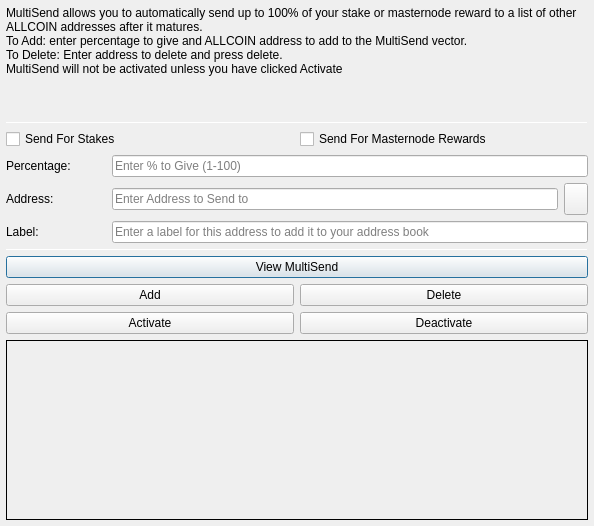
<?xml version="1.0" encoding="UTF-8"?>
<ui version="4.0">
 <class>MultiSendDialog</class>
 <widget class="QDialog" name="MultiSendDialog">
  <property name="windowModality">
   <enum>Qt::NonModal</enum>
  </property>
  <property name="geometry">
   <rect>
    <x>0</x>
    <y>0</y>
    <width>594</width>
    <height>526</height>
   </rect>
  </property>
  <property name="windowTitle">
   <string>MultiSend</string>
  </property>
  <layout class="QVBoxLayout" name="verticalLayout" stretch="0">
   <property name="leftMargin">
    <number>6</number>
   </property>
   <property name="topMargin">
    <number>6</number>
   </property>
   <property name="rightMargin">
    <number>6</number>
   </property>
   <property name="bottomMargin">
    <number>6</number>
   </property>
   <item>
    <layout class="QVBoxLayout" name="verticalLayout_Main" stretch="1,1,1,0,1,1,1">
     <item>
      <widget class="QLabel" name="label_2">
       <property name="lineWidth">
        <number>1</number>
       </property>
       <property name="text">
        <string>MultiSend allows you to automatically send up to 100% of your stake or masternode reward to a list of other ALLCOIN addresses after it matures.
To Add: enter percentage to give and ALLCOIN address to add to the MultiSend vector.
To Delete: Enter address to delete and press delete.
MultiSend will not be activated unless you have clicked Activate</string>
       </property>
       <property name="alignment">
        <set>Qt::AlignLeading|Qt::AlignLeft|Qt::AlignTop</set>
       </property>
       <property name="wordWrap">
        <bool>true</bool>
       </property>
      </widget>
     </item>
     <item>
      <widget class="Line" name="line">
       <property name="minimumSize">
        <size>
         <width>0</width>
         <height>1</height>
        </size>
       </property>
       <property name="maximumSize">
        <size>
         <width>16777215</width>
         <height>1</height>
        </size>
       </property>
       <property name="orientation">
        <enum>Qt::Horizontal</enum>
       </property>
      </widget>
     </item>
     <item>
      <layout class="QVBoxLayout" name="verticalLayout_Settings">
       <item>
        <layout class="QHBoxLayout" name="horizontalLayout">
         <item>
          <widget class="QCheckBox" name="multiSendStakeCheckBox">
           <property name="text">
            <string>Send For Stakes</string>
           </property>
          </widget>
         </item>
         <item>
          <widget class="QCheckBox" name="multiSendMasternodeCheckBox">
           <property name="text">
            <string>Send For Masternode Rewards</string>
           </property>
          </widget>
         </item>
        </layout>
       </item>
       <item>
        <layout class="QHBoxLayout" name="horizontalLayout_6">
         <item>
          <widget class="QLabel" name="label">
           <property name="minimumSize">
            <size>
             <width>100</width>
             <height>0</height>
            </size>
           </property>
           <property name="toolTip">
            <string>Percentage of stake to send</string>
           </property>
           <property name="text">
            <string>Percentage:</string>
           </property>
          </widget>
         </item>
         <item>
          <widget class="QLineEdit" name="multiSendPercentEdit">
           <property name="toolTip">
            <string>Enter whole numbers 1 - 100</string>
           </property>
           <property name="placeholderText">
            <string>Enter % to Give (1-100)</string>
           </property>
          </widget>
         </item>
        </layout>
       </item>
       <item>
        <layout class="QHBoxLayout" name="horizontalLayout_7">
         <item>
          <widget class="QLabel" name="label_5">
           <property name="minimumSize">
            <size>
             <width>100</width>
             <height>0</height>
            </size>
           </property>
           <property name="toolTip">
            <string>Address to send portion of stake to</string>
           </property>
           <property name="text">
            <string>Address:</string>
           </property>
          </widget>
         </item>
         <item>
          <widget class="QLineEdit" name="multiSendAddressEdit">
           <property name="toolTip">
            <string/>
           </property>
           <property name="placeholderText">
            <string>Enter Address to Send to</string>
           </property>
          </widget>
         </item>
         <item>
          <widget class="QToolButton" name="addressBookButton">
           <property name="maximumSize">
            <size>
             <width>16777215</width>
             <height>32</height>
            </size>
           </property>
           <property name="toolTip">
            <string>Choose an address from the address book</string>
           </property>
           <property name="text">
            <string/>
           </property>
           <property name="icon">
            <iconset resource="../allcoin.qrc">
             <normaloff>:/icons/address-book</normaloff>:/icons/address-book</iconset>
           </property>
           <property name="shortcut">
            <string>Alt+A</string>
           </property>
          </widget>
         </item>
        </layout>
       </item>
      </layout>
     </item>
     <item>
      <layout class="QHBoxLayout" name="horizontalLayout_3">
       <item>
        <widget class="QLabel" name="label_3">
         <property name="minimumSize">
          <size>
           <width>100</width>
           <height>0</height>
          </size>
         </property>
         <property name="text">
          <string>Label:</string>
         </property>
        </widget>
       </item>
       <item>
        <widget class="QLineEdit" name="labelAddressLabelEdit">
         <property name="placeholderText">
          <string>Enter a label for this address to add it to your address book</string>
         </property>
        </widget>
       </item>
      </layout>
     </item>
     <item>
      <widget class="Line" name="line_2">
       <property name="minimumSize">
        <size>
         <width>0</width>
         <height>1</height>
        </size>
       </property>
       <property name="maximumSize">
        <size>
         <width>16777215</width>
         <height>1</height>
        </size>
       </property>
       <property name="orientation">
        <enum>Qt::Horizontal</enum>
       </property>
      </widget>
     </item>
     <item>
      <layout class="QVBoxLayout" name="verticalLayout_Buttons">
       <item>
        <layout class="QHBoxLayout" name="horizontalLayout_4">
         <item>
          <widget class="QPushButton" name="viewButton">
           <property name="toolTip">
            <string/>
           </property>
           <property name="statusTip">
            <string>View MultiSend Vector</string>
           </property>
           <property name="text">
            <string>View MultiSend</string>
           </property>
          </widget>
         </item>
        </layout>
       </item>
       <item>
        <layout class="QHBoxLayout" name="horizontalLayout_2">
         <item>
          <widget class="QPushButton" name="addButton">
           <property name="toolTip">
            <string/>
           </property>
           <property name="statusTip">
            <string>Add to MultiSend Vector</string>
           </property>
           <property name="text">
            <string>Add</string>
           </property>
          </widget>
         </item>
         <item>
          <widget class="QPushButton" name="deleteButton">
           <property name="toolTip">
            <string/>
           </property>
           <property name="statusTip">
            <string>Delete Address From MultiSend Vector</string>
           </property>
           <property name="text">
            <string>Delete</string>
           </property>
          </widget>
         </item>
        </layout>
       </item>
       <item>
        <layout class="QHBoxLayout" name="horizontalLayout_5">
         <item>
          <widget class="QPushButton" name="activateButton">
           <property name="statusTip">
            <string>Activate MultiSend</string>
           </property>
           <property name="text">
            <string>Activate</string>
           </property>
          </widget>
         </item>
         <item>
          <widget class="QPushButton" name="disableButton">
           <property name="statusTip">
            <string>Deactivate MultiSend</string>
           </property>
           <property name="text">
            <string>Deactivate</string>
           </property>
          </widget>
         </item>
        </layout>
       </item>
      </layout>
     </item>
     <item>
      <widget class="QLabel" name="message">
       <property name="minimumSize">
        <size>
         <width>0</width>
         <height>180</height>
        </size>
       </property>
       <property name="frameShape">
        <enum>QFrame::Panel</enum>
       </property>
       <property name="frameShadow">
        <enum>QFrame::Plain</enum>
       </property>
       <property name="lineWidth">
        <number>1</number>
       </property>
       <property name="midLineWidth">
        <number>1</number>
       </property>
       <property name="text">
        <string/>
       </property>
       <property name="alignment">
        <set>Qt::AlignLeading|Qt::AlignLeft|Qt::AlignTop</set>
       </property>
       <property name="wordWrap">
        <bool>true</bool>
       </property>
      </widget>
     </item>
    </layout>
   </item>
  </layout>
 </widget>
 <resources>
  <include location="../allcoin.qrc"/>
 </resources>
 <connections/>
</ui>
